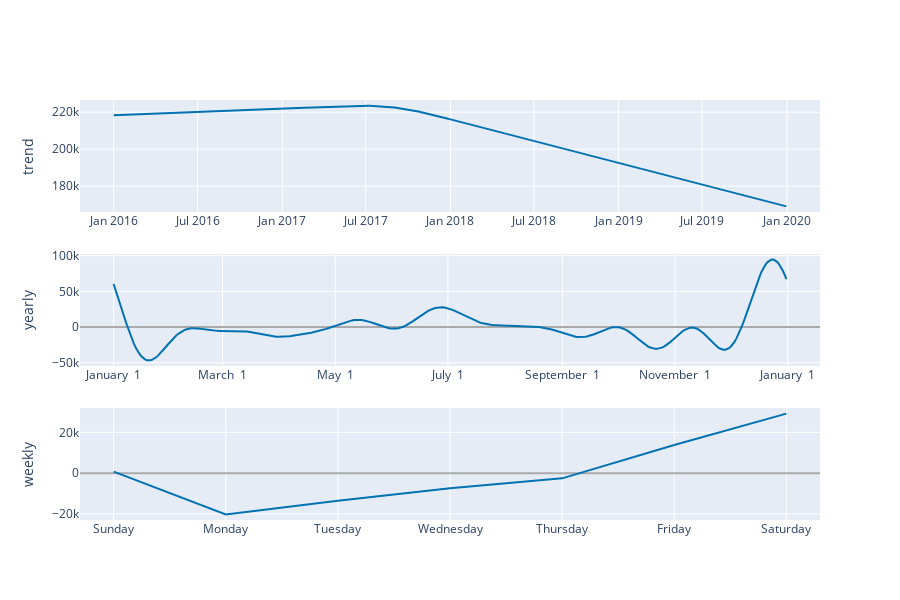

Source (notebook cell):
### Code cell
plot_components_plotly(m, forecast)

### Figure 1 — Plotly figure (JSON) as saved in the notebook; plotly's stock layout.template omitted (floating-point values rounded to 4 significant figures; data arrays with more than 128 entries replaced by an {"elided": "..."} marker saying what was removed)
{"data": [{"line": {"color": "#0072B2", "width": 2}, "mode": "lines", "name": "trend", "type": "scatter", "x": {"elided": "1460 str values"}, "xaxis": "x", "y": {"elided": "1460 float values"}, "yaxis": "y"}, {"line": {"color": "rgba(0, 114, 178, 0.2)", "width": 0}, "mode": "lines", "name": "trend_upper", "type": "scatter", "x": {"elided": "1460 str values"}, "xaxis": "x", "y": {"elided": "1460 float values"}, "yaxis": "y"}, {"fill": "tonexty", "fillcolor": "rgba(0, 114, 178, 0.2)", "line": {"color": "rgba(0, 114, 178, 0.2)", "width": 0}, "mode": "lines", "name": "trend_lower", "type": "scatter", "x": {"elided": "1460 str values"}, "xaxis": "x", "y": {"elided": "1460 float values"}, "yaxis": "y"}, {"line": {"color": "#0072B2", "width": 2}, "mode": "lines", "name": "yearly", "type": "scatter", "x": {"elided": "365 str values"}, "xaxis": "x2", "y": {"elided": "365 float values"}, "yaxis": "y2"}, {"line": {"color": "#0072B2", "width": 2}, "mode": "lines", "name": "weekly", "type": "scatter", "x": ["2017-01-01T00:00:00", "2017-01-02T00:00:00", "2017-01-03T00:00:00", "2017-01-04T00:00:00", "2017-01-05T00:00:00", "2017-01-06T00:00:00", "2017-01-07T00:00:00"], "xaxis": "x3", "y": [714.2, -20240.0, -13510.0, -7420.0, -2555.0, 13800.0, 29220.0], "yaxis": "y3"}], "layout": {"height": 600, "showlegend": false, "width": 900, "xaxis": {"anchor": "y", "domain": [0, 1], "range": ["2015-10-20T00:00:00", "2020-03-13T00:00:00"], "type": "date"}, "xaxis2": {"anchor": "y2", "domain": [0, 1], "range": ["2016-12-13T18:54:02.958904115", "2018-01-18T11:04:57.863013581"], "tickformat": "%B %e", "type": "date"}, "xaxis3": {"anchor": "y3", "domain": [0, 1], "range": ["2016-12-31T16:48:00", "2017-01-07T07:12:00"], "tickformat": "%A", "type": "date"}, "yaxis": {"anchor": "x", "domain": [0.7333, 1], "rangemode": "normal", "title": {"text": "trend"}, "zerolinecolor": "#AAA"}, "yaxis2": {"anchor": "x2", "domain": [0.3667, 0.6333], "title": {"text": "yearly"}, "zerolinecolor": "#AAA"}, "yaxis3": {"anchor": "x3", "domain": [0, 0.2667], "title": {"text": "weekly"}, "zerolinecolor": "#AAA"}}}
